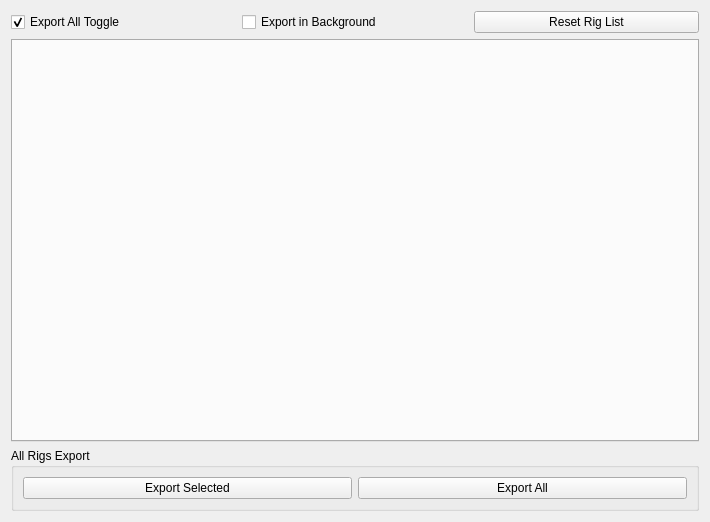
<?xml version="1.0" encoding="UTF-8"?>
<ui version="4.0">
 <class>AnimationExporter</class>
 <widget class="QWidget" name="AnimationExporter">
  <property name="geometry">
   <rect>
    <x>0</x>
    <y>0</y>
    <width>710</width>
    <height>522</height>
   </rect>
  </property>
  <property name="windowTitle">
   <string>Animation Exporter</string>
  </property>
  <layout class="QVBoxLayout" name="verticalLayout">
   <item>
    <layout class="QHBoxLayout" name="export_and_refresh_horizontalLayout">
     <item>
      <widget class="QCheckBox" name="export_all_checkBox">
       <property name="text">
        <string>Export All Toggle</string>
       </property>
       <property name="checked">
        <bool>true</bool>
       </property>
      </widget>
     </item>
     <item>
      <widget class="QCheckBox" name="export_in_background_checkBox">
       <property name="text">
        <string>Export in Background</string>
       </property>
       <property name="toolTip">
        <string>Export animations in separate Maya process (non-blocking)</string>
       </property>
       <property name="checked">
        <bool>false</bool>
       </property>
      </widget>
     </item>
     <item>
      <widget class="QPushButton" name="refresh_pushButton">
       <property name="text">
        <string>Reset Rig List</string>
       </property>
      </widget>
     </item>
    </layout>
   </item>
   <item>
    <layout class="QVBoxLayout" name="main_verticalLayout">
     <item>
      <widget class="QTabWidget" name="tabWidget">
       <property name="usesScrollButtons">
        <bool>true</bool>
       </property>
      </widget>
     </item>
    </layout>
   </item>
   <item>
    <widget class="QGroupBox" name="all_rigs_groupBox">
     <property name="title">
      <string>All Rigs Export</string>
     </property>
     <layout class="QVBoxLayout" name="verticalLayout_2">
      <item>
       <layout class="QHBoxLayout" name="all_rigs_horizontalLayout">
        <item>
         <widget class="QPushButton" name="all_rigs_export_selected_pushButton">
          <property name="toolTip">
           <string>Export all animations on all rigs that are marked for export.</string>
          </property>
          <property name="text">
           <string>Export Selected</string>
          </property>
         </widget>
        </item>
        <item>
         <widget class="QPushButton" name="all_rigs_export_all_pushButton">
          <property name="toolTip">
           <string>Export all animations on all rigs.</string>
          </property>
          <property name="text">
           <string>Export All</string>
          </property>
         </widget>
        </item>
       </layout>
      </item>
     </layout>
    </widget>
   </item>
  </layout>
 </widget>
 <resources/>
 <connections/>
</ui>
